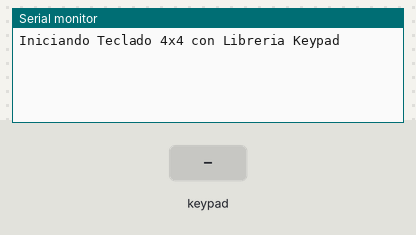
This sketch was run on a simulated Arduino Uno, built with avr-gcc and run on an emulated ATmega328P. On the bench: the last lines printed to the serial monitor. The test bench sets the inputs (shaded band).

Above: at 1.2 s.
1.3 s: key '1' pressed
At 2.2 s:
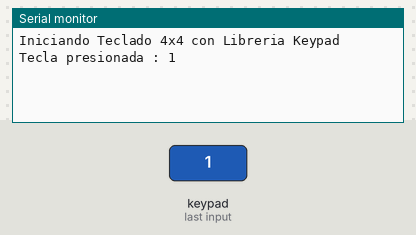
2.8 s: keypad keys 9 8 7 6 # pressed 0.4 s apart
At 5.8 s:
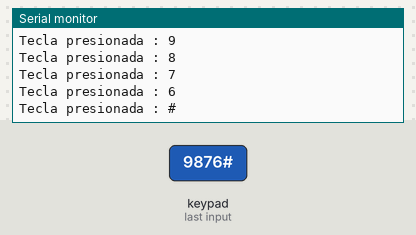
6.3 s: key '*' pressed
At 7.4 s:
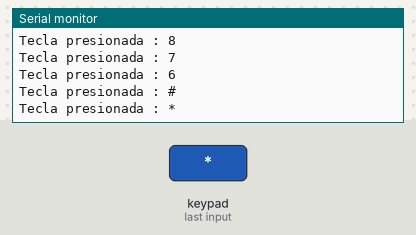
7.8 s: keypad keys 5 4 3 pressed 0.4 s apart
At 9.0 s:
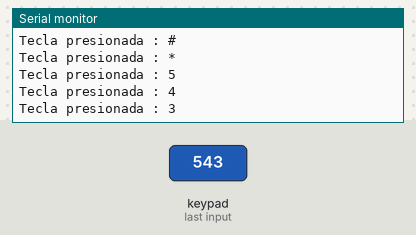
Timing chart, 0 to 10.8 s (numbered marks = the images above; inputs shaded):
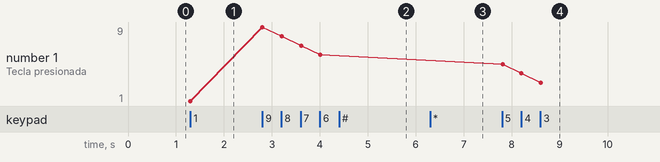

The sketch:

demo1_keypad_matriz_3-4.ino
```cpp
#include <Keypad.h>

#define filas 4
#define columnas 3

byte pinesFilas[filas] = { 9, 8, 7, 6 };
byte pinesColumnas[columnas] = { 5, 4, 3 };

char signos[filas][columnas] = {
  { '1', '2', '3' },
  { '4', '5', '6' },
  { '7', '8', '9' },
  { '*', '0', '#' }
};

Keypad teclado = Keypad(makeKeymap(signos), pinesFilas, pinesColumnas, filas, columnas);

void setup() {
  Serial.begin(9600);
  Serial.println("Iniciando Teclado 4x4 con Libreria Keypad");
  Serial.println();
}

void loop() {
  char tecla = teclado.getKey();

  if (tecla) {
    Serial.print("Tecla presionada : ");
    Serial.println(tecla);
  }
}
```

Measured:
- after the input at 1.3 s, the serial monitor: prints a new line at once (image 1)
- after the input at 2.8 s, the serial monitor: prints a new line at once (image 2)
- after the input at 6.3 s, the serial monitor: prints a new line at once (image 3)
- after the input at 7.8 s, the serial monitor: prints a new line at once (image 4)
- plotted number 1: 1 → 6 after the input at 2.8 s, 6 → 3 after the input at 7.8 s
